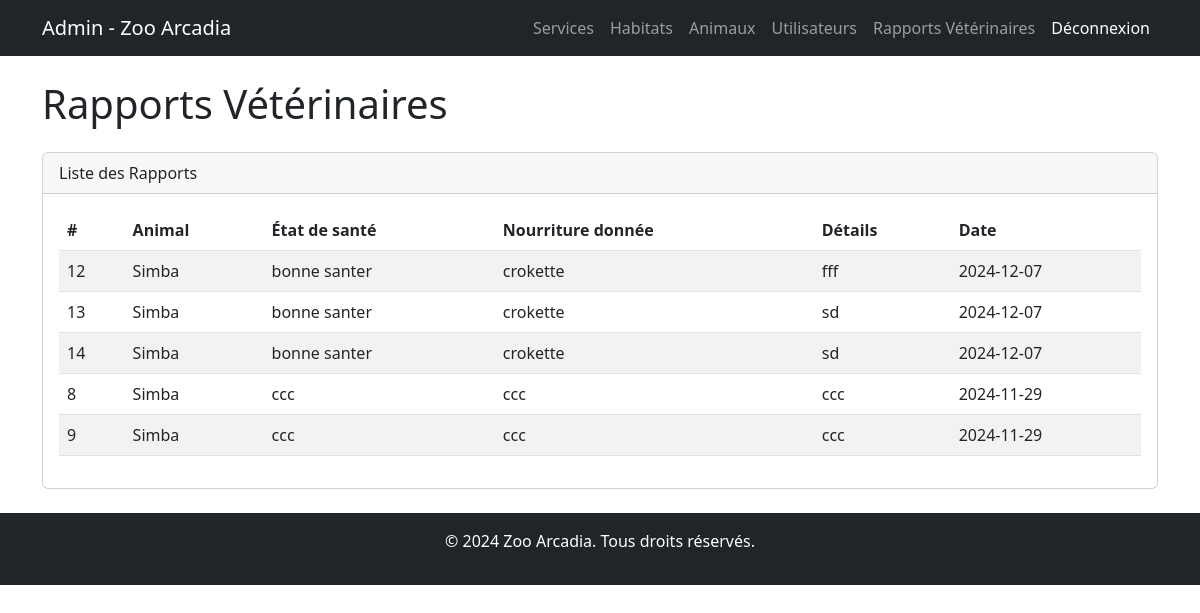
The page /admin/admin_reports.php (signed in) on the database its author committed.
### tables this page shows
CREATE TABLE `rapport_veterinaire` (
  `id` int(11) NOT NULL,
  `animal_id` int(11) NOT NULL,
  `date` date NOT NULL,
  `etat` varchar(255) NOT NULL,
  `nourriture` varchar(255) DEFAULT NULL,
  `details` text DEFAULT NULL,
  `date_creation` datetime DEFAULT current_timestamp()
);

CREATE TABLE `animal` (
  `id` int(11) NOT NULL,
  `prenom` varchar(50) DEFAULT NULL,
  `race` varchar(50) DEFAULT NULL,
  `habitat_id` int(11) DEFAULT NULL,
  `etat` text DEFAULT NULL,
  `image_url` varchar(255) DEFAULT NULL
);

### admin/admin_reports.php (the view, shortened to what this page needs)
<?php
include '../php/connection.php';
$rapports = [];
try {
    $query = $pdo->query("
        SELECT r.id, a.prenom AS animal, r.etat, r.nourriture, r.details AS details, r.date AS date_creation
        FROM rapport_veterinaire r
        JOIN animal a ON r.animal_id = a.id
        ORDER BY r.date DESC
    ");
    $rapports = $query->fetchAll(PDO::FETCH_ASSOC);
} catch (PDOException $e) {
    $error = "Erreur lors de la récupération des rapports : " . $e->getMessage();
}
?>
<!DOCTYPE html>
<html lang="fr">
<head>
    <link href="https://cdn.jsdelivr.net/npm/bootstrap@5.3.0-alpha1/dist/css/bootstrap.min.css" rel="stylesheet">
</head>
<body>
    <nav class="navbar navbar-expand-lg navbar-dark bg-dark">
        <div class="container">
            <a class="navbar-brand" href="admin_dashboard.php">Admin - Zoo Arcadia</a>
            <div class="collapse navbar-collapse">
                <ul class="navbar-nav ms-auto">
                    <li class="nav-item"><a class="nav-link" href="admin_services.php">Services</a></li>
                    <li class="nav-item"><a class="nav-link" href="admin_habitats.php">Habitats</a></li>
                    <li class="nav-item"><a class="nav-link" href="admin_animals.php">Animaux</a></li>
                    <li class="nav-item"><a class="nav-link" href="admin_users.php">Utilisateurs</a></li>
					<li class="nav-item"><a class="nav-link" href="admin_reports.php">Rapports Vétérinaires</a></li>
                    <li class="nav-item"><a class="nav-link btn btn-danger text-white" href="../logout.php">Déconnexion</a></li>
                </ul>
            </div>
        </div>
    </nav>
    <div class="container mt-4">
        <h1 class="mb-4">Rapports Vétérinaires</h1>
        <div class="card">
            <div class="card-header">Liste des Rapports</div>
            <div class="card-body">
                <?php if (empty($rapports)): ?>
                    <p>Aucun rapport vétérinaire trouvé.</p>
                <?php else: ?>
                    <table class="table table-striped">
                        <thead>
                            <tr>
                                <th>#</th>
                                <th>Animal</th>
                                <th>État de santé</th>
                                <th>Nourriture donnée</th>
                                <th>Détails</th>
                                <th>Date</th>
                            </tr>
                        </thead>
                        <tbody>
                            <?php foreach ($rapports as $rapport): ?>
                                <tr>
                                    <td><?= htmlspecialchars($rapport['id']) ?></td>
                                    <td><?= htmlspecialchars($rapport['animal']) ?></td>
                                    <td><?= htmlspecialchars($rapport['etat']) ?></td>
                                    <td><?= htmlspecialchars($rapport['nourriture']) ?></td>
                                    <td><?= htmlspecialchars($rapport['details'] ?? 'Non spécifié') ?></td>
                                    <td><?= htmlspecialchars($rapport['date_creation']) ?></td>
                                </tr>
                            <?php endforeach; ?>
                        </tbody>
                    </table>
                <?php endif; ?>
            </div>
        </div>
    </div>
    <footer class="bg-dark text-center text-white py-3 mt-4">
        <p>&copy; 2024 Zoo Arcadia. Tous droits réservés.</p>
    </footer>
</body>
</html>

### rows shown on the page
rapport_veterinaire: id "12", animal.prenom "Simba", etat "bonne santer", nourriture "crokette", details "fff", date "2024-12-07"
rapport_veterinaire: id "13", animal.prenom "Simba", etat "bonne santer", nourriture "crokette", details "sd", date "2024-12-07"
rapport_veterinaire: id "14", animal.prenom "Simba", etat "bonne santer", nourriture "crokette", details "sd", date "2024-12-07"
rapport_veterinaire: id "8", animal.prenom "Simba", etat "ccc", nourriture "ccc", details "ccc", date "2024-11-29"
rapport_veterinaire: id "9", animal.prenom "Simba", etat "ccc", nourriture "ccc", details "ccc", date "2024-11-29"
